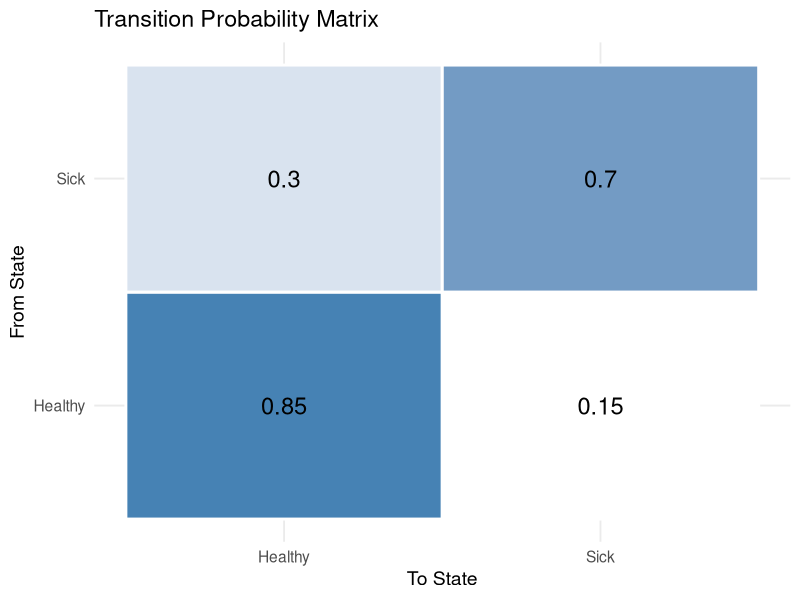
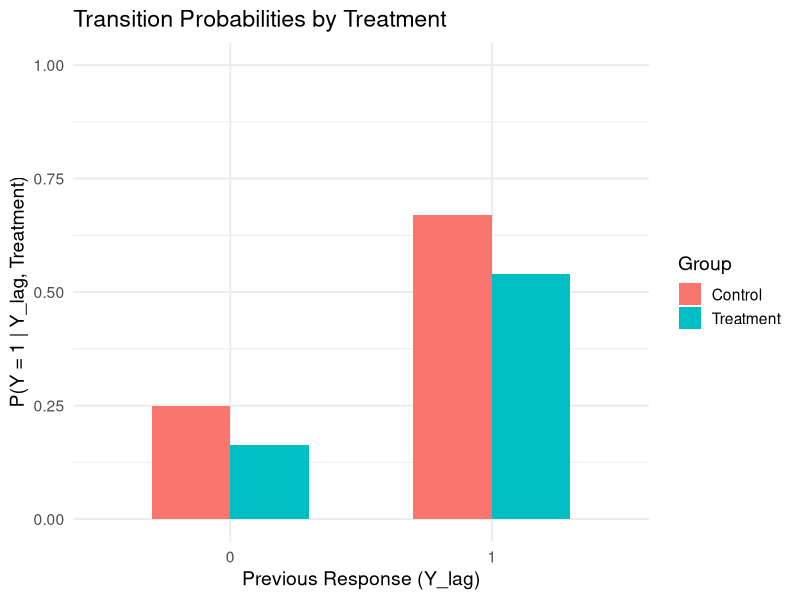
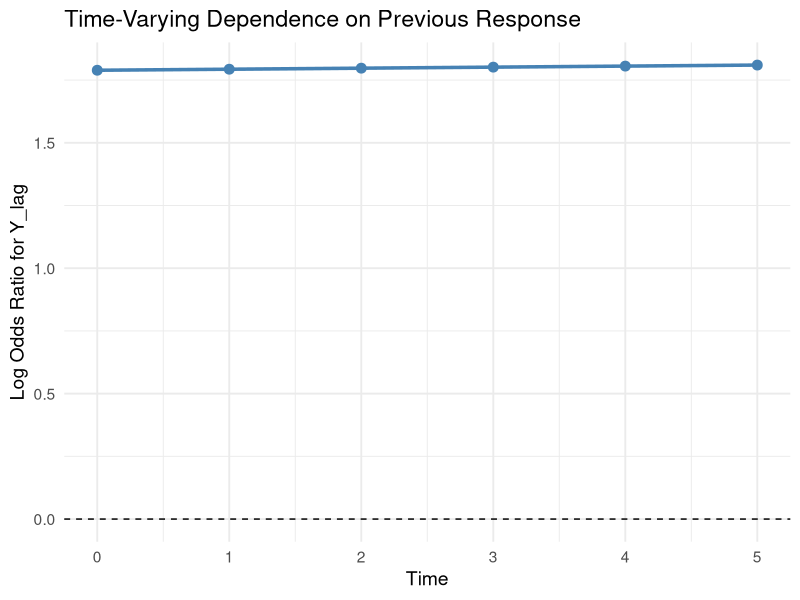
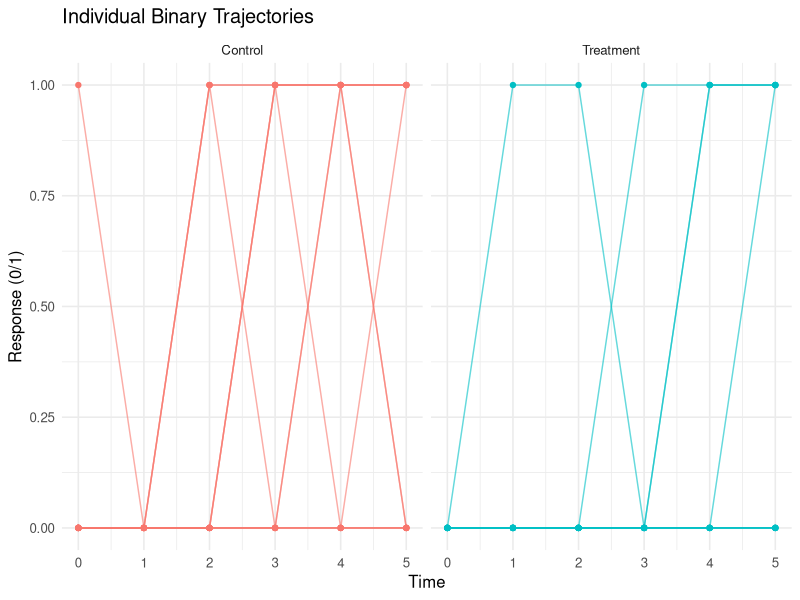

The R script that drew these images, in order:
## ---- chunk 1
#| label: transition-matrix-example
#| echo: true
#| output-location: slide
# Hypothetical transition probabilities
pi_0 <- 0.15  # P(sick | was healthy)
pi_1 <- 0.70  # P(sick | was sick)

P <- matrix(c(1 - pi_0, pi_0,
              1 - pi_1, pi_1),
            nrow = 2, byrow = TRUE,
            dimnames = list(c("Healthy", "Sick"),
                            c("Healthy", "Sick")))
P
## ---- chunk 2
#| label: viz-transition
#| echo: true
#| output-location: slide
suppressPackageStartupMessages({
  library(ggplot2)
  library(dplyr)
  library(tidyr)
})

trans_df <- as.data.frame(P) |>
  tibble::rownames_to_column("From") |>
  pivot_longer(-From, names_to = "To", values_to = "Probability")

ggplot(trans_df, aes(To, From, fill = Probability)) +
  geom_tile(color = "white", linewidth = 1) +
  geom_text(aes(label = round(Probability, 2)), size = 6) +
  scale_fill_gradient(low = "white", high = "steelblue") +
  labs(title = "Transition Probability Matrix",
       x = "To State", y = "From State") +
  theme_minimal(base_size = 14) +
  theme(legend.position = "none")
## ---- chunk 3
#| label: stationary-dist
#| echo: true
#| output-location: slide
# Solve for stationary distribution
# pi = pi * P means (I - P')pi = 0
# Add constraint: sum(pi) = 1
A <- rbind(t(diag(2) - P), c(1, 1))
b <- c(0, 0, 1)
pi_star <- qr.solve(A, b)
names(pi_star) <- c("Healthy", "Sick")
round(pi_star, 3)
## ---- chunk 4
#| label: simulate-transition
#| echo: true
#| output-location: slide
set.seed(667)

N <- 200      # subjects
n_times <- 6  # observations per subject

# Subject-level covariates
trt <- rep(rbinom(N, 1, 0.5), each = n_times)
id <- rep(1:N, each = n_times)
time <- rep(0:(n_times-1), N)

# Initialize
y <- numeric(N * n_times)

# Parameters
beta_0 <- -1.5   # baseline log-odds
beta_1 <- 1.8    # lag effect (strong positive dependence)
gamma_trt <- -0.6  # treatment effect
gamma_time <- 0.1  # time effect

# Generate first observation (use marginal model)
first_idx <- seq(1, N * n_times, by = n_times)
p_first <- plogis(beta_0 + gamma_trt * trt[first_idx])
y[first_idx] <- rbinom(N, 1, p_first)

# Generate subsequent observations using transition model
for (i in 1:N) {
  for (j in 2:n_times) {
    idx <- (i - 1) * n_times + j
    idx_prev <- idx - 1
    lp <- beta_0 + beta_1 * y[idx_prev] + gamma_trt * trt[idx] + gamma_time * time[idx]
    y[idx] <- rbinom(1, 1, plogis(lp))
  }
}

dat <- data.frame(
  id = factor(id),
  time = time,
  trt = factor(trt, labels = c("Control", "Treatment")),
  y = y
)

head(dat, 12)
## ---- chunk 5
#| label: create-lag
#| echo: true
#| output-location: slide
# Add lagged response within each subject
dat <- dat |>
  group_by(id) |>
  mutate(y_lag = lag(y, 1)) |>
  ungroup()

# Remove first observation (no lag available)
dat_model <- dat |> filter(!is.na(y_lag))

head(dat_model, 12)
## ---- chunk 6
#| label: fit-transition
#| echo: true
#| output-location: slide
fit_trans <- glm(y ~ y_lag + trt + time,
                 data = dat_model,
                 family = binomial(link = "logit"))

summary(fit_trans)
## ---- chunk 7
#| label: coef-interpret
#| echo: true
#| output-location: slide
suppressPackageStartupMessages(library(broom))

tidy_trans <- tidy(fit_trans, conf.int = TRUE, exponentiate = TRUE)
tidy_trans |>
  mutate(across(where(is.numeric), ~round(., 3))) |>
  select(term, estimate, conf.low, conf.high, p.value)
## ---- chunk 8
#| label: pred-trans-prob
#| echo: true
#| output-location: slide
newdat <- expand.grid(
  y_lag = c(0, 1),
  trt = c("Control", "Treatment"),
  time = 3  # mid-study
)

newdat$prob <- predict(fit_trans, newdata = newdat, type = "response")

ggplot(newdat, aes(x = factor(y_lag), y = prob, fill = trt)) +
  geom_bar(stat = "identity", position = "dodge", width = 0.6) +
  labs(title = "Transition Probabilities by Treatment",
       x = "Previous Response (Y_lag)",
       y = "P(Y = 1 | Y_lag, Treatment)",
       fill = "Group") +
  scale_y_continuous(limits = c(0, 1)) +
  theme_minimal(base_size = 14)
## ---- chunk 9
#| label: obs-trans-freq
#| echo: true
#| output-location: slide
trans_table <- dat_model |>
  group_by(trt, y_lag, y) |>
  summarise(n = n(), .groups = "drop") |>
  group_by(trt, y_lag) |>
  mutate(prop = n / sum(n)) |>
  filter(y == 1) |>
  select(trt, y_lag, prop)

trans_table
## ---- chunk 10
#| label: robust-se
#| echo: true
#| output-location: slide
suppressPackageStartupMessages(library(sandwich))
suppressPackageStartupMessages(library(lmtest))

# Cluster-robust standard errors
robust_se <- coeftest(fit_trans, vcov = vcovCL(fit_trans, cluster = dat_model$id))
robust_se
## ---- chunk 11
#| label: gee-transition
#| echo: true
#| output-location: slide
suppressPackageStartupMessages(library(geepack))

fit_gee <- geeglm(y ~ y_lag + trt + time,
                  data = dat_model,
                  id = id,
                  family = binomial,
                  corstr = "independence")

summary(fit_gee)
## ---- chunk 12
#| label: compare-se
#| echo: true
#| output-location: slide
se_comparison <- data.frame(
  term = names(coef(fit_trans)),
  GLM_SE = summary(fit_trans)$coefficients[, "Std. Error"],
  Robust_SE = robust_se[, "Std. Error"],
  GEE_SE = summary(fit_gee)$coefficients[, "Std.err"]
)

se_comparison[, -1] <- round(se_comparison[, -1], 4)
se_comparison
## ---- chunk 13
#| label: second-order
#| echo: true
#| output-location: slide
# Create second lag
dat_order2 <- dat |>
  group_by(id) |>
  mutate(
    y_lag1 = lag(y, 1),
    y_lag2 = lag(y, 2)
  ) |>
  ungroup() |>
  filter(!is.na(y_lag2))

fit_order2 <- glm(y ~ y_lag1 + y_lag2 + trt + time,
                  data = dat_order2,
                  family = binomial)

summary(fit_order2)$coefficients
## ---- chunk 14
#| label: lrt-order
#| echo: true
#| output-location: slide
# Refit first-order on same data
fit_order1 <- glm(y ~ y_lag1 + trt + time,
                  data = dat_order2,
                  family = binomial)

anova(fit_order1, fit_order2, test = "LRT")
## ---- chunk 15
#| label: time-varying-dep
#| echo: true
#| output-location: slide
fit_tv <- glm(y ~ y_lag * time + trt,
              data = dat_model,
              family = binomial)

summary(fit_tv)$coefficients
## ---- chunk 16
#| label: viz-tv-effect
#| echo: true
#| output-location: slide
times <- 0:5
coefs <- coef(fit_tv)

# Effect of y_lag at each time point
effect_at_t <- coefs["y_lag"] + coefs["y_lag:time"] * times

eff_df <- data.frame(time = times, log_or = effect_at_t)

ggplot(eff_df, aes(time, log_or)) +
  geom_line(linewidth = 1.2, color = "steelblue") +
  geom_point(size = 3, color = "steelblue") +
  geom_hline(yintercept = 0, linetype = "dashed") +
  labs(title = "Time-Varying Dependence on Previous Response",
       x = "Time", y = "Log Odds Ratio for Y_lag") +
  theme_minimal(base_size = 14)
## ---- chunk 17
#| label: three-models
#| echo: true
#| output-location: slide
suppressPackageStartupMessages(library(lme4))

# Transition model (already fit)
# fit_trans

# Marginal model (GEE)
fit_marginal <- geeglm(y ~ trt + time,
                       data = dat_model,
                       id = id,
                       family = binomial,
                       corstr = "ar1")

# Mixed model (GLMM with random intercept)
fit_mixed <- glmer(y ~ trt + time + (1 | id),
                   data = dat_model,
                   family = binomial)

# Compare treatment effects
data.frame(
  Model = c("Transition", "Marginal (GEE)", "Mixed (GLMM)"),
  Estimate = c(coef(fit_trans)["trtTreatment"],
               coef(fit_marginal)["trtTreatment"],
               fixef(fit_mixed)["trtTreatment"]),
  SE = c(summary(fit_trans)$coefficients["trtTreatment", "Std. Error"],
         summary(fit_marginal)$coefficients["trtTreatment", "Std.err"],
         summary(fit_mixed)$coefficients["trtTreatment", "Std. Error"])
) |> mutate(across(where(is.numeric), ~round(., 3)))
## ---- chunk 18
#| label: viz-trajectories
#| echo: true
#| output-location: slide
# Sample 20 subjects
set.seed(667)
sample_ids <- sample(unique(dat$id), 20)

dat_sample <- dat |>
  filter(id %in% sample_ids)

ggplot(dat_sample, aes(time, y, group = id, color = trt)) +
  geom_line(alpha = 0.6) +
  geom_point(size = 1.5) +
  facet_wrap(~trt) +
  labs(title = "Individual Binary Trajectories",
       x = "Time", y = "Response (0/1)") +
  theme_minimal(base_size = 12) +
  theme(legend.position = "none")
